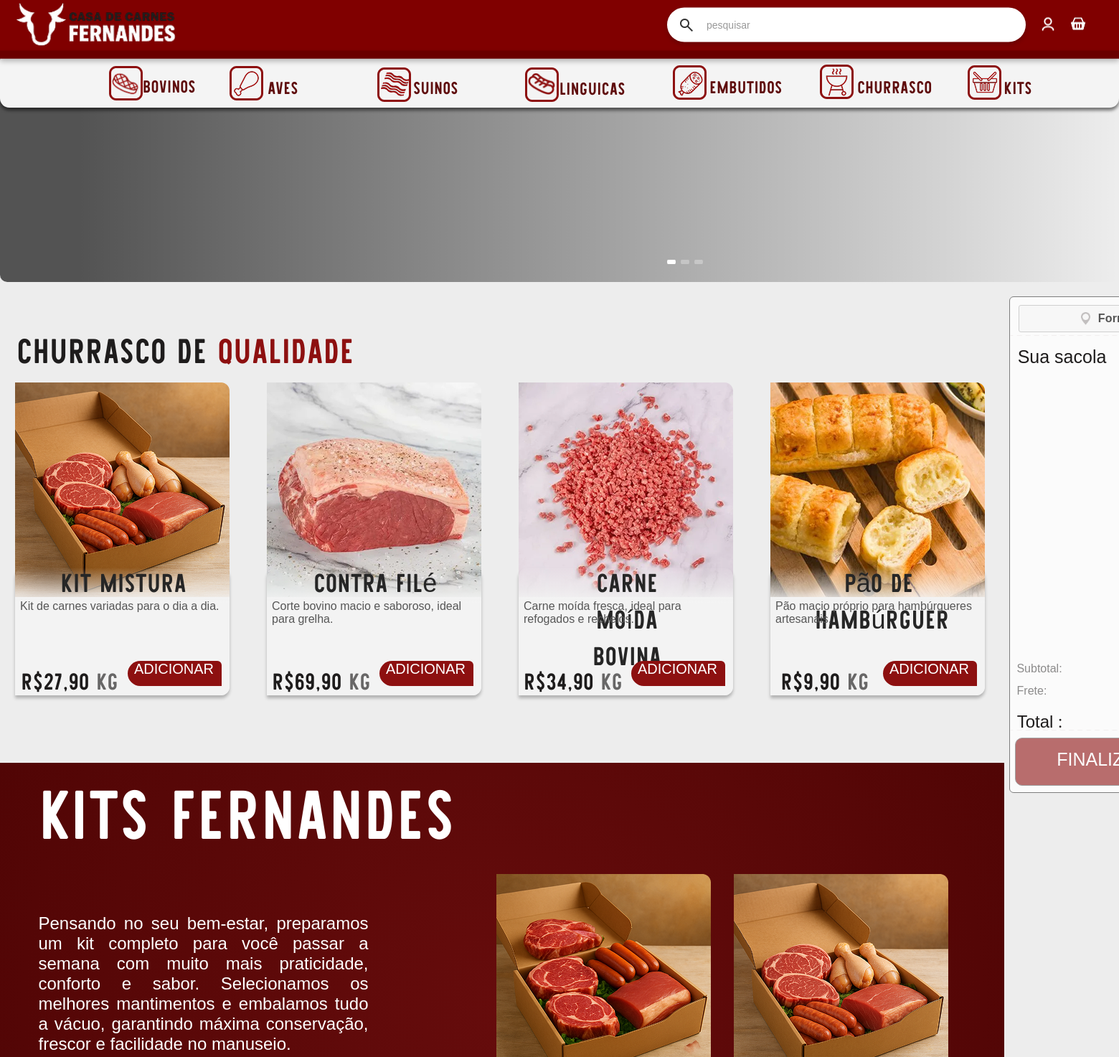
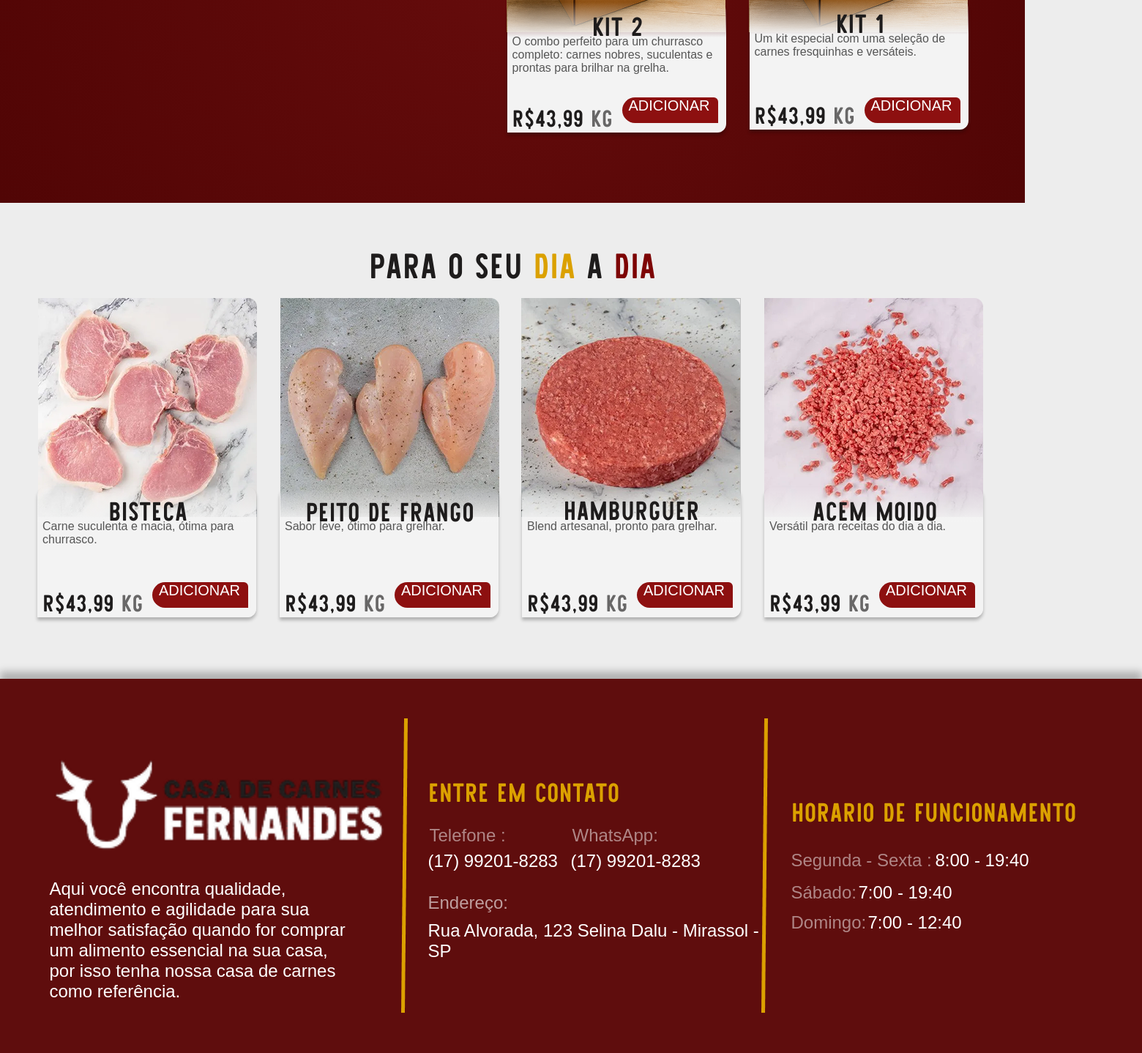
The page / on the database its author committed (2 pictures, top to bottom).
### tables this page shows
CREATE TABLE tbProduto (
    id_produto INT AUTO_INCREMENT PRIMARY KEY,
    cod_categoria INT NOT NULL,
    nome_produto VARCHAR(100) NOT NULL,
    preco DECIMAL(10,2) NOT NULL,
    peso_minimo DECIMAL(10,2) NOT NULL,
    intervalo_peso DECIMAL(10,2) NOT NULL,
    descricao TEXT,
    imagem_url VARCHAR(255),
    tipo_quantidade ENUM('UNIDADE', 'PESO') NOT NULL,
    FOREIGN KEY (cod_categoria) REFERENCES tbCategoria(id_categoria)
        ON DELETE CASCADE ON UPDATE CASCADE
);

### index.php (the view, shortened to what this page needs)
<!DOCTYPE html>
<html lang="pt-br">
<head>
  <link rel="stylesheet" href="css/globals.css" />
  <link rel="stylesheet" href="css/index.css" />
  <link rel="stylesheet" href="css/telaProduto.css" />
</head>
<body>
  <div class="tela-inicial">
    <div class="IMAGEM">
      <img class="imagem-ilustrativa" src="img/imagensIlustrativa.jpg" alt="Banner ilustrativo" />
      <div class="sombra"></div>
      <div class="sliders">
        <div class="ellipse"></div>
        <div class="ellipse-2"></div>
        <div class="ellipse-2"></div>
      </div>
    </div>
    <div class="corpo">
      <div class="corpo_1">
        <section class="churrasco_qualidade">
          <div class="separao">
            <p class="p"><span class="text-wrapper">churrasco de </span> <span class="span">qualidade</span></p>
          </div>
          <?php
          require 'conexao.php';
          $comandoSql = 'SELECT * FROM tbProduto';
          $result = mysqli_query($conn, $comandoSql);
          if (mysqli_num_rows($result) > 0) {
            while ($produto = mysqli_fetch_assoc($result)) {
              $id = $produto['id_produto'];
              $nome = htmlspecialchars($produto['nome_produto'], ENT_QUOTES);
              $descricao = htmlspecialchars($produto['descricao'], ENT_QUOTES);
              $preco = number_format($produto['preco'], 2, ',', '.');
              $url = htmlspecialchars($produto['imagem_url'], ENT_QUOTES);
              echo "<div class='picanha'>
                        <div class='overlap-4'>
                          <img class='img-3' src='$url' alt='$nome' />
                          <div class='rectangle-5'></div>
                          <div class='text-wrapper-17'>$nome</div>
                          <p class='text-wrapper-7'>$descricao</p>
                          <p class='r-KG'><span class='text-wrapper'>R$$preco </span> <span class='text-wrapper-8'>KG</span></p>
                          <div class='boto btn-add-prod' data-prod-id='$id' tabindex='0' role='button'>
                            <div class='overlap-group-2'>
                              <div class='rectangle-3'></div>
                              <div class='text-wrapper-9'>ADICIONAR</div>
                            </div>
                          </div>
                        </div>
                      </div>";
            }
          } else {
            echo '<p>Não existem produtos cadastrados!</p>';
          }
          ?>
        </section>
        <aside class="selo-qualidade">
          <div class="overlap-3">
            <div class="informacoes_kit">
              <div class="text-wrapper-4">
                kits fernandes
                <p class="text-wrapper-5">
                  Pensando no seu bem-estar, preparamos um kit completo para você passar a semana com
                  muito mais praticidade, conforto e sabor. Selecionamos os melhores mantimentos e
                  embalamos tudo a vácuo, garantindo máxima conservação, frescor e facilidade no
                  manuseio.
                </p>
              </div>
              <div class="kit_fernandes">
                <div class="kit">
                  <div class="overlap-4">
                    <img class="img-4" src="img/KitChurrasco.png" alt="Kit Churrasco" />
                    <div class="rectangle-2"></div>
                    <div class="text-wrapper-6">kit 2</div>
                    <p class="text-wrapper-7">
                      O combo perfeito para um churrasco completo: carnes nobres, suculentas e prontas para brilhar na
                      grelha.
                    </p>
                    <p class="r-KG"><span class="text-wrapper">R$43,99 </span> <span class="text-wrapper-8">KG</span>
                    </p>
                    <div class="boto">
                      <div class="overlap-group-2">
                        <div class="rectangle-3"></div>
                        <div class="text-wrapper-9">ADICIONAR</div>
                      </div>
                    </div>
                  </div>
                </div>
                <div class="kit">
                  <div class="overlap-5">
                    <img class="img-4" src="img/KitMistura.png" alt="Kit Mistura" />
                    <div class="rectangle-4"></div>
                    <div class="text-wrapper-12">kit 1</div>
                    <p class="text-wrapper-13">
                      Um kit especial com uma seleção de carnes fresquinhas e versáteis.
                    </p>
                    <p class="r-KG-2"><span class="text-wrapper">R$43,99 </span> <span class="text-wrapper-8">KG</span>
                    </p>
                    <div class="boto">
                      <div class="overlap-group-2">
                        <div class="rectangle-3"></div>
                        <div class="text-wrapper-9">ADICIONAR</div>
                      </div>
                    </div>
                  </div>
                </div>
              </div>
            </div>
          </div>
        </aside>
        <section class="dia_dia">
          <div class="separao">
            <p class="p">
              <span class="text-wrapper">para o seu </span>
              <span class="text-wrapper-2">dia</span>
              <span class="text-wrapper"> a </span>
              <span class="text-wrapper-3">dia</span>
            </p>
          </div>
          <div class="bisteca">
            <div class="overlap-4">
              <img class="img-2" src="img/bisteca.png" alt="Bisteca" />
              <div class="rectangle-2"></div>
              <div class="text-wrapper-6">bisteca</div>
              <p class="text-wrapper-7">
                Carne suculenta e macia, ótima para churrasco.
              </p>
              <p class="r-KG"><span class="text-wrapper">R$43,99 </span> <span class="text-wrapper-8">KG</span></p>
              <div class="boto">
                <div class="overlap-group-2">
                  <div class="rectangle-3"></div>
                  <div class="text-wrapper-9">ADICIONAR</div>
                </div>
              </div>
            </div>
          </div>
          <div class="peito-de-frango">
            <div class="overlap-4">
              <img class="img-2" src="img/peitoDeFrango.png" alt="Peito de frango" />
              <div class="rectangle-2"></div>
              <div class="text-wrapper-10">peito de frango</div>
              <p class="text-wrapper-7">Sabor leve, ótimo para grelhar.</p>
              <p class="r-KG"><span class="text-wrapper">R$43,99 </span> <span class="text-wrapper-8">KG</span></p>
              <div class="boto">
                <div class="overlap-group-2">
                  <div class="rectangle-3"></div>
                  <div class="text-wrapper-9">ADICIONAR</div>
                </div>
              </div>
            </div>
          </div>
          <div class="hamburguer">
            <div class="overlap-4">
              <img class="img-4" src="img/hamburguer.png" alt="Hambúrguer" />
              <div class="rectangle-2"></div>
              <div class="text-wrapper-11">hamburguer</div>
              <p class="text-wrapper-7">Blend artesanal, pronto para grelhar.</p>
              <p class="r-KG"><span class="text-wrapper">R$43,99 </span> <span class="text-wrapper-8">KG</span></p>
              <div class="boto">
                <div class="overlap-group-2">
                  <div class="rectangle-3"></div>
                  <div class="text-wrapper-9">ADICIONAR</div>
                </div>
              </div>
            </div>
          </div>
          <div class="carne-moida">
            <div class="overlap-4">
              <img class="img-3" src="img/carneMoida.png" alt="Carne moída" />
              <div class="rectangle-2"></div>
              <div class="text-wrapper-6">acem moido</div>
              <p class="text-wrapper-7">Versátil para receitas do dia a dia.</p>
              <p class="r-KG"><span class="text-wrapper">R$43,99 </span> <span class="text-wrapper-8">KG</span></p>
              <div class="boto">
                <div class="overlap-group-2">
                  <div class="rectangle-3"></div>
                  <div class="text-wrapper-9">ADICIONAR</div>
                </div>
              </div>
            </div>
          </div>
        </section>
      </div>
      <div class="corpo_2">
        <div class="pedido">
          <div class="pedido-2"></div>
          <img class="line-6" src="img/Line6.png" />
          <div class="boto-finalizar">
            <div class="div-wrapper" id="btnFinalizarPedido" role="button" tabindex="0" aria-disabled="true" style="cursor:pointer;">
              <div class="text-wrapper-27">FINALIZAR PEDIDO</div>
            </div>
          </div>
          <div class="text-wrapper-28">Sua sacola</div>
          <div class="text-wrapper-30" id="btnTempoEntrega" role="button" style="cursor:pointer;">Forma de receber</div>
          <img class="line-7" src="img/Line7.png" />
          <div class="text-wrapper-42">Subtotal:</div>
          <div class="text-wrapper-45">Frete:</div>
          <p class="total"><span class="text-wrapper-46">Total</span> <span class="text-wrapper-47">:</span></p>
        </div>
      </div>
    </div>
    <footer class="rodape">
      <div class="interna_rodape">
        <div class="informacoes">
          <img class="logo" src="img/logo.png" alt="Logo" />
          <p class="text-wrapper-19">
            Aqui você encontra qualidade, atendimento e agilidade para sua melhor satisfação quando for comprar um
            alimento essencial na sua casa, por isso tenha nossa casa de carnes como referência.
          </p>
        </div>
        <img class="line-4" src="img/Line5.png" alt="linha" />
        <div class="entre-em-contato">
          <div class="text-wrapper-20">entre em contato</div>
          <div class="overlap-6">
            <div class="text-wrapper-21">Telefone :</div>
            <div class="text-wrapper-22">WhatsApp:</div>
          </div>
          <p class="text-wrapper-23">Rua Alvorada, 123 Selina Dalu - Mirassol - SP</p>
          <div class="overlap-7">
            <div class="text-wrapper-24">(17) 99201-8283</div>
            <div class="text-wrapper-25">(17) 99201-8283</div>
          </div>
          <div class="text-wrapper-26">Endereço:</div>
        </div>
        <img class="line-5" src="img/Line5.png" alt="linha" />
        <div class="horario-de">
          <div class="text-wrapper-50">horario de funcionamento</div>
          <div class="overlap-10">
            <div class="text-wrapper-51">Segunda - Sexta :</div>
            <div class="text-wrapper-52">Sábado:</div>
            <div class="text-wrapper-53">8:00 - 19:40</div>
            <div class="text-wrapper-54">7:00 - 19:40</div>
            <div class="text-wrapper-55">Domingo:</div>
            <div class="text-wrapper-56">7:00 - 12:40</div>
          </div>
        </div>
      </div>
    </footer>
    <header class="HEADER">
      <div class="overlap-17">
        <div class="CATEGORIAS">
          <div class="CHURRASCO">
            <div class="overlap-group-3" onclick="window.location.href='categorias.php?nome=Churrasco'" role="button" style="cursor:pointer;">
              <div class="text-wrapper-57">CHURRASCO</div>
              <img class="weber" src="img/churrasco.png" alt="">
            </div>
          </div>
          <div class="KITS">
            <div class="overlap-11" onclick="window.location.href='categorias.php?nome=Kits'" role="button" style="cursor:pointer;">
              <div class="text-wrapper-58">KITS</div>
              <img class="shopping-basket" src="img/kits.png" alt="">
            </div>
          </div>
          <div class="AVES">
            <div class="overlap-12" onclick="window.location.href='categorias.php?nome=Aves'" role="button" style="cursor:pointer;">
              <div class="text-wrapper-59">AVES</div>
              <img class="poultry-leg" src="img/aves.png" alt="">
            </div>
          </div>
          <div class="EMBUTIDOS">
            <div class="overlap-13" onclick="window.location.href='categorias.php?nome=Embutidos'" role="button" style="cursor:pointer;">
              <div class="text-wrapper-60">EMBUTIDOS</div>
              <img class="salami" src="img/embutido.png" alt="">
            </div>
          </div>
          <div class="SUNOS">
            <div class="overlap-14" onclick="window.location.href='categorias.php?nome=Suinos'" role="button" style="cursor:pointer;">
              <div class="text-wrapper-61">SUiNOS</div>
              <img class="bacon" src="img/suino.png" alt="">
            </div>
          </div>
          <div class="LINGUIAS">
            <div class="overlap-15" onclick="window.location.href='categorias.php?nome=Linguicas'" role="button" style="cursor:pointer;">
              <div class="text-wrapper-62">LINGUICAS</div>
              <img class="vector-2" src="img/linguica.png" alt="">
            </div>
          </div>
          <div class="BOVINOS">
            <div class="overlap-16" onclick="window.location.href='categorias.php?nome=Bovinos'" role="button" style="cursor:pointer;">
              <div class="text-wrapper-63">BOVINOS</div>
              <img class="barbecue" src="img/bovinos.png" alt="">
            </div>
          </div>
        </div>
        <div class="rectangle-10"></div>
        <div class="rectangle-11"></div>
        <div class="barra_tarefas">
          <div class="search">
            <label for="searchInput"><span class="material-symbols-outlined"> Search</span></label>
            <input type="text" id="searchInput" placeholder="pesquisar">
          </div>
          <button id="btnOpenLogin" title="Entrar" type="button" style="background:none; border:none; cursor:pointer;">
            <img class="user-user" src="img/login.png" alt="login" />
          </button>
          <button title="Ver sacola">
            <img class="basket" src="img/pedido.png" alt="pedido" />
          </button>
        </div>
        <img class="logo-2" src="img/logo.png" alt="Logo" />
      </div>
    </header>
  </div>
</body>
</html>

### css/globals.css (style rules this page uses)
* { -webkit-font-smoothing: antialiased; box-sizing: border-box; margin: 0; padding: 0; }
html, body { height: 100%; }

### css/telaProduto.css (style rules this page uses)
*, *::before, *::after { box-sizing: border-box; }
html, body { height: 100%; }
:root { --bg: #f5f5f7; --card: #ffffff; --text: #1f2937; --muted: #6b7280; --accent: #800000; --accent-600: #6a0000; --border: #e5e7eb; --shadow: 0 6px 22px rgba(0, 0, 0, .06); }
body { background: var(--bg); color: var(--text); }

### rows shown on the page
tbproduto: imagem_url (picture), nome_produto "Kit Mistura", descricao "Kit de carnes variadas para o dia a dia.", preco "27,90"
tbproduto: imagem_url (picture), nome_produto "Contra Filé", descricao "Corte bovino macio e saboroso, ideal para grelha.", preco "69,90"
tbproduto: imagem_url (picture), nome_produto "Carne Moída Bovina", descricao "Carne moída fresca, ideal para refogados e recheios.", preco "34,90"
tbproduto: imagem_url (picture), nome_produto "Pão de Hambúrguer", descricao "Pão macio próprio para hambúrgueres artesanais.", preco "9,90"
